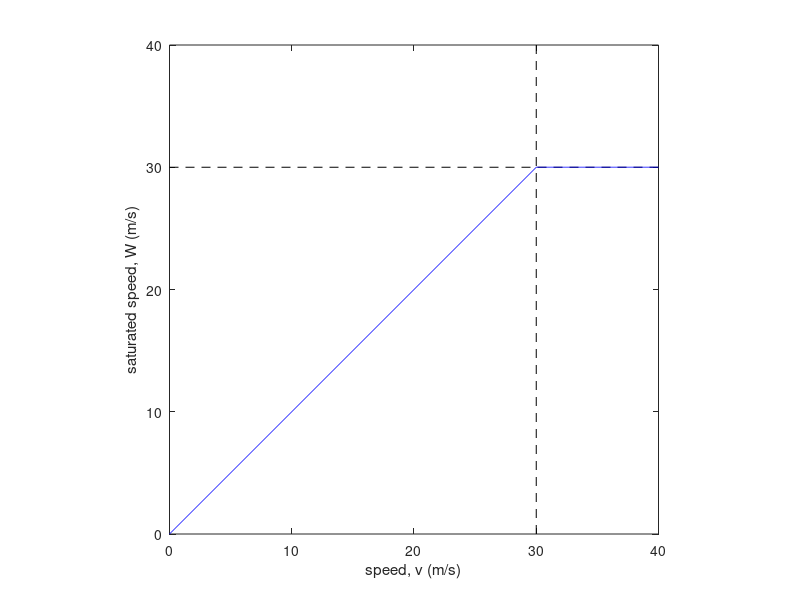
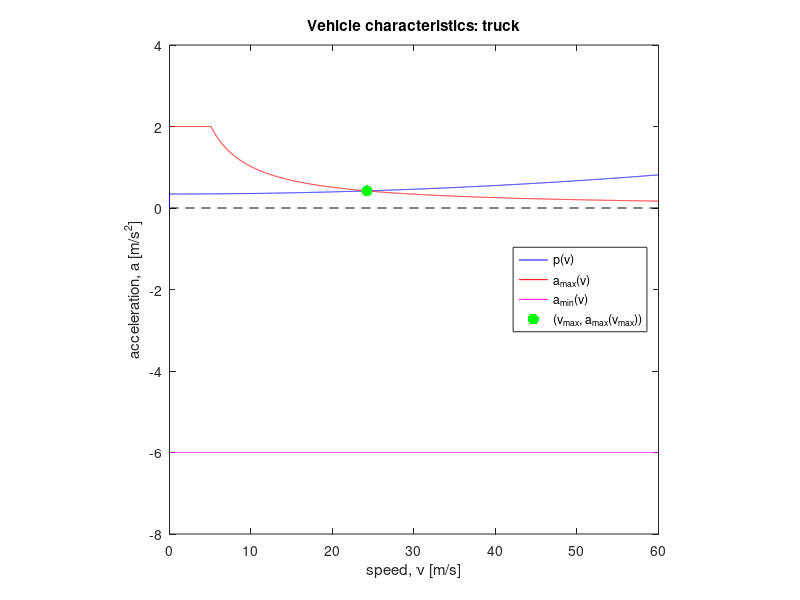
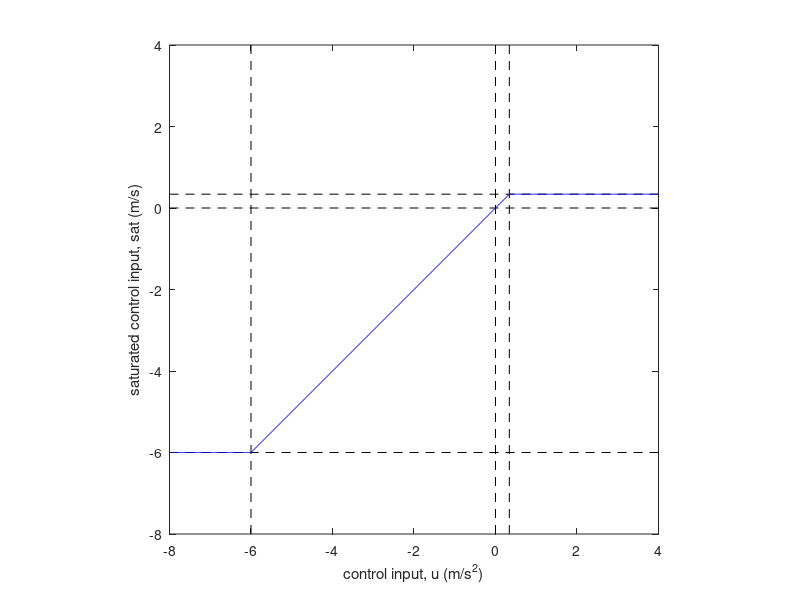

MATLAB code for these plots, in order:
%% Calculate and plot nonlinearities related to vehicles
clear; clc; % close all;

% parameters
vmax=30;

% type of vehicle
% vehtype='car';
vehtype='truck';

% vehicle parameters
if strcmp(vehtype,'car')	% personal vehicle
    k=0.45;     % air drag
    m=1500;     % mass
    amin=7;     % max deceleration
    amax=3;     % max acceleration
    P=75000;	% max power
else	% truck
    k=3.85;     % air drag
    m=29500;	% mass
    amin=6;     % max deceleration
    amax=2;     % max acceleration
    P=300000;	% max power
end

% gravitational constant, rolling resistance, elevation
g=9.81;
gamma=0.01;
phi=0.025;

% plot range
aplotmin=-amin-2;
aplotmax=amax+2;
da=0.01;
aa=aplotmin:da:aplotmax;
vplotmin1=0;
vplotmax1=40;
dv1=0.01;
vv1=vplotmin1:dv1:vplotmax1;
vplotmin2=0;
vplotmax2=60;
dv2=0.01;
vv2=vplotmin2:dv2:vplotmax2;

%% Calculation of the characteristics
% speed policy
W=@(v)(0<v & v<vmax).*v + (vmax<=v)*vmax;

% resistance terms
p=@(v)(g*sin(phi)+gamma*g*cos(phi)+k/m*v.^2).*sign(v);
% acceleration constraints
a=@(v)min([amax+0*v;P/m./v]);

% calculate maximum achievable velocity
vvmax=fsolve(@(v)a(v)-p(v),vmax);
disp(['Maximum velocity: ',num2str(vvmax), ' [m/s]']);

% calculate maximum achievable acceleration
aamax=amax-p(0);
disp(['Maximum achievable acceleartion: ',num2str(aamax), ' [m/s^2]']);

% saturation function
sat=@(u,v)(u<=-amin)*(-amin) + (-amin<u & u<a(v)).*u + (a(v)<=u)*a(v);

%% Plot of the characteristics
% plot speed policy
figure(1); clf; hold on; box on;
plot([vmax,vmax],[vplotmin1,vplotmax1],'k--');
plot([vplotmin1,vplotmax1],[vmax,vmax],'k--');
plot(vv1,W(vv1),'b');
xlabel('speed, v (m/s)'); ylabel('saturated speed, W (m/s)');
axis([vplotmin1,vplotmax1,vplotmin1,vplotmax1]);
pbaspect([1,1,1]);

% plot vehicle characteristics
figure(2); clf; hold on; box on;
plot([vplotmin2,vplotmax2],[0,0],'k--');
LL=zeros(3,1);
LL(1)=plot(vv2,p(vv2),'b');
LL(2)=plot(vv2,a(vv2),'r');
LL(3)=plot(vv2,-amin+0*vv2,'m');
LL(4)=plot(vvmax,a(vvmax),'g.','MarkerSize',24);
xlabel('speed, v [m/s]');
ylabel('acceleration, a [m/s^2]');
axis([vplotmin2,vplotmax2,aplotmin,aplotmax]);
title(['Vehicle characteristics: ',vehtype]);
legend(LL,'p(v)','a_{max}(v)','a_{min}(v)','(v_{max}, a_{max}(v_{max}))',...
    'Location','east');
pbaspect([1,1,1]);

% plot saturation function
figure(3); clf; hold on; box on;
plot([0,0],[aplotmin,aplotmax],'k--');
plot([a(vmax),a(vmax)],[aplotmin,aplotmax],'k--');
plot([-amin,-amin],[aplotmin,aplotmax],'k--');
plot([aplotmin,aplotmax],[0,0],'k--');
plot([aplotmin,aplotmax],[-amin,-amin],'k--');
plot([aplotmin,aplotmax],[a(vmax),a(vmax)],'k--');
plot(aa,sat(aa,vmax),'b');
xlabel('control input, u (m/s^2)'); ylabel('saturated control input, sat (m/s)');
axis([aplotmin,aplotmax,aplotmin,aplotmax]);
pbaspect([1,1,1]);